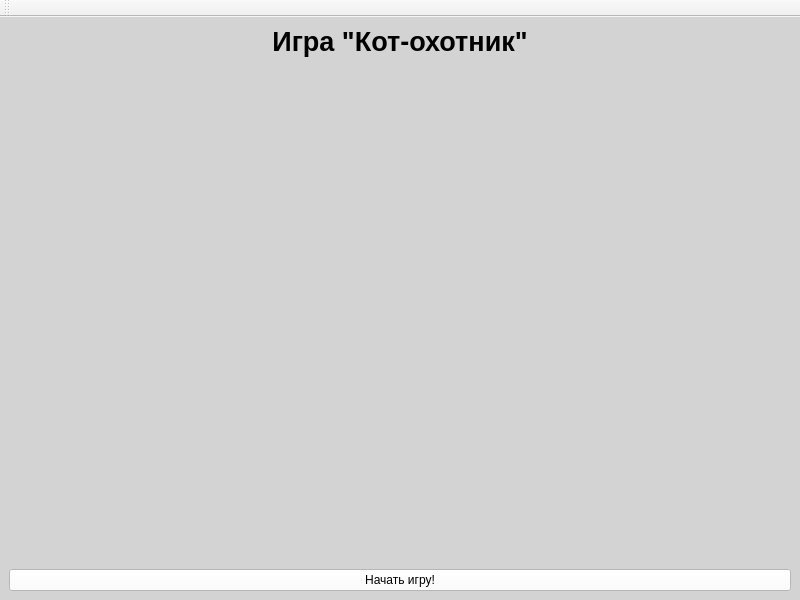
<?xml version="1.0" encoding="UTF-8"?>
<ui version="4.0">
 <class>MainWindow</class>
 <widget class="QMainWindow" name="MainWindow">
  <property name="geometry">
   <rect>
    <x>0</x>
    <y>0</y>
    <width>800</width>
    <height>600</height>
   </rect>
  </property>
  <property name="windowTitle">
   <string>Кот-охотник</string>
  </property>
  <property name="autoFillBackground">
   <bool>true</bool>
  </property>
  <property name="styleSheet">
   <string notr="true"/>
  </property>
  <widget class="QWidget" name="centralwidget">
   <property name="styleSheet">
    <string notr="true">background-color: rgb(211, 211, 211);</string>
   </property>
   <layout class="QVBoxLayout" name="verticalLayout">
    <item>
     <widget class="QLabel" name="labelGameHeader">
      <property name="font">
       <font>
        <pointsize>20</pointsize>
        <bold>true</bold>
       </font>
      </property>
      <property name="frameShape">
       <enum>QFrame::NoFrame</enum>
      </property>
      <property name="frameShadow">
       <enum>QFrame::Plain</enum>
      </property>
      <property name="text">
       <string>Игра &quot;Кот-охотник&quot;</string>
      </property>
      <property name="alignment">
       <set>Qt::AlignCenter</set>
      </property>
     </widget>
    </item>
    <item>
     <widget class="QLabel" name="labelCatImage">
      <property name="sizePolicy">
       <sizepolicy hsizetype="Expanding" vsizetype="Expanding">
        <horstretch>0</horstretch>
        <verstretch>0</verstretch>
       </sizepolicy>
      </property>
      <property name="text">
       <string/>
      </property>
      <property name="pixmap">
       <pixmap resource="image.qrc">:/sticker-png-gray-cat-removebg-preview.png</pixmap>
      </property>
      <property name="scaledContents">
       <bool>true</bool>
      </property>
     </widget>
    </item>
    <item>
     <widget class="QPushButton" name="pushButtonReadySetGo">
      <property name="sizePolicy">
       <sizepolicy hsizetype="Minimum" vsizetype="Fixed">
        <horstretch>0</horstretch>
        <verstretch>0</verstretch>
       </sizepolicy>
      </property>
      <property name="styleSheet">
       <string notr="true"> QPushButton { background-color: white; }</string>
      </property>
      <property name="text">
       <string>Начать игру!</string>
      </property>
     </widget>
    </item>
   </layout>
  </widget>
  <widget class="QMenuBar" name="menubar">
   <property name="geometry">
    <rect>
     <x>0</x>
     <y>0</y>
     <width>800</width>
     <height>22</height>
    </rect>
   </property>
   <property name="styleSheet">
    <string notr="true"/>
   </property>
  </widget>
  <widget class="QToolBar" name="toolBar">
   <property name="windowTitle">
    <string>toolBar</string>
   </property>
   <attribute name="toolBarArea">
    <enum>TopToolBarArea</enum>
   </attribute>
   <attribute name="toolBarBreak">
    <bool>false</bool>
   </attribute>
  </widget>
  <action name="actionRussian">
   <property name="checkable">
    <bool>true</bool>
   </property>
   <property name="checked">
    <bool>true</bool>
   </property>
   <property name="icon">
    <iconset resource="image.qrc">
     <normaloff>:/russia_flag.png</normaloff>:/russia_flag.png</iconset>
   </property>
   <property name="text">
    <string>Русский</string>
   </property>
  </action>
  <action name="actionEnglish">
   <property name="icon">
    <iconset resource="image.qrc">
     <normaloff>:/united_kingdom_flag.png</normaloff>:/united_kingdom_flag.png</iconset>
   </property>
   <property name="text">
    <string>English</string>
   </property>
  </action>
 </widget>
 <resources>
  <include location="image.qrc"/>
 </resources>
 <connections/>
</ui>
